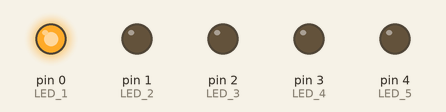
A sketch run on a simulated Arduino Uno, built with avr-gcc and run on an emulated ATmega328P. Parts: output pins drawn as LEDs (lit = HIGH).

Above: at 0.1 s.
At 0.5 s:
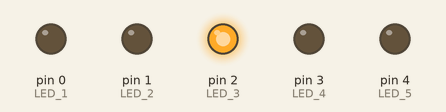
At 0.9 s:
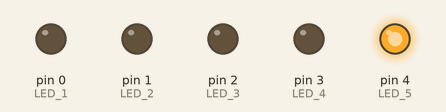
At 1.3 s:
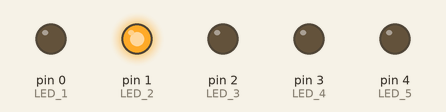
At 2.7 s:
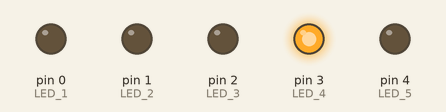
Timing chart, 0 to 3.0 s (numbered marks = the images above):
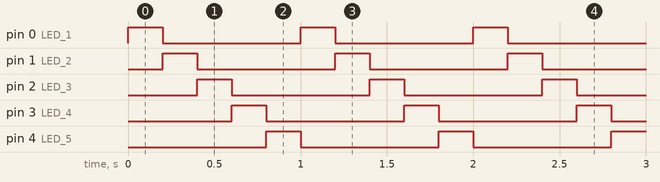

Measured:
- by itself, pin 0 (LED_1), pin 1 (LED_2), pin 2 (LED_3), pin 3 (LED_4), pin 4 (LED_5): alternates HIGH for 0.20 s and LOW for 0.80 s
- by itself, everything shown: repeats every 1.0 s, in 5 steps

The sketch:

CLASS_11.ino
```cpp
#define LED_1 0
#define LED_2 1
#define LED_3 2
#define LED_4 3
#define LED_5 4

void setup()
{
  pinMode(LED_1, OUTPUT);
  pinMode(LED_2, OUTPUT);
  pinMode(LED_3, OUTPUT);
  pinMode(LED_4, OUTPUT);
  pinMode(LED_5, OUTPUT);

}

void loop()
{
  for(int i=0; i<5; i++)
  {
    digitalWrite(i, HIGH);
    delay(200);
    digitalWrite(i, LOW);
  }
  for(int i=5; i>5; i--)
  {
    digitalWrite(i, HIGH);
    delay(200);
    digitalWrite(i, LOW);
  }
}
```
